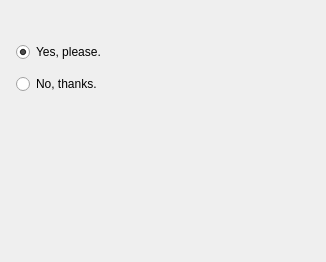
<ui version="4.0" >
 <class>ConfirmWidget</class>
 <widget class="QWidget" name="ConfirmWidget" >
  <property name="geometry" >
   <rect>
    <x>0</x>
    <y>0</y>
    <width>326</width>
    <height>262</height>
   </rect>
  </property>
  <property name="sizePolicy" >
   <sizepolicy vsizetype="MinimumExpanding" hsizetype="Preferred" >
    <horstretch>0</horstretch>
    <verstretch>0</verstretch>
   </sizepolicy>
  </property>
  <property name="windowTitle" >
   <string>Form</string>
  </property>
  <layout class="QVBoxLayout" >
   <property name="spacing" >
    <number>12</number>
   </property>
   <property name="leftMargin" >
    <number>16</number>
   </property>
   <property name="topMargin" >
    <number>16</number>
   </property>
   <property name="rightMargin" >
    <number>16</number>
   </property>
   <property name="bottomMargin" >
    <number>16</number>
   </property>
   <item>
    <widget class="QLabel" name="topLabel" >
     <property name="text" >
      <string/>
     </property>
     <property name="wordWrap" >
      <bool>true</bool>
     </property>
    </widget>
   </item>
   <item>
    <layout class="QVBoxLayout" >
     <item>
      <widget class="QRadioButton" name="yesButton" >
       <property name="text" >
        <string>Yes, please.</string>
       </property>
       <property name="checked" >
        <bool>true</bool>
       </property>
      </widget>
     </item>
     <item>
      <widget class="QRadioButton" name="noButton" >
       <property name="text" >
        <string>No, thanks.</string>
       </property>
      </widget>
     </item>
    </layout>
   </item>
   <item>
    <spacer>
     <property name="orientation" >
      <enum>Qt::Vertical</enum>
     </property>
     <property name="sizeHint" >
      <size>
       <width>20</width>
       <height>40</height>
      </size>
     </property>
    </spacer>
   </item>
  </layout>
 </widget>
 <resources/>
 <connections/>
</ui>
